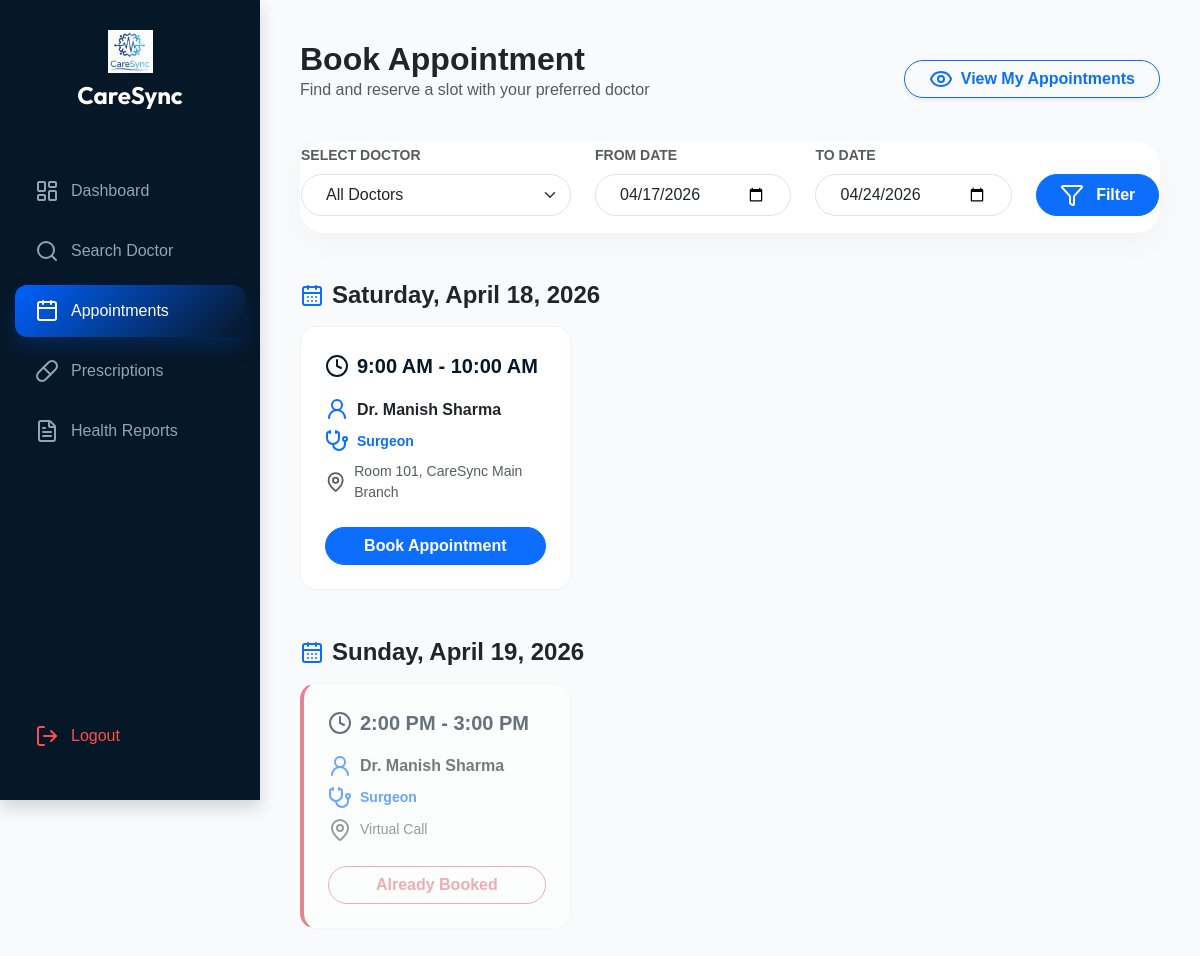
Page /appointment_scheduling/calendar_booking.php (signed in) on the committed database.
### tables this page shows
CREATE TABLE `time_slots` (
  `id` int(11) NOT NULL,
  `doctor_code` int(11) NOT NULL COMMENT 'References users.id where role=doctor',
  `start_time` datetime NOT NULL,
  `end_time` datetime NOT NULL,
  `status` varchar(20) DEFAULT 'available',
  `location` varchar(100) DEFAULT NULL,
  `capacity` int(11) DEFAULT 1,
  `booked_count` int(11) DEFAULT 0
);

### appointment_scheduling/calendar_booking.php (the view, shortened to what this page needs)
<?php
require_once '../dbconnect.php';
if (!function_exists('connectDB')) {
    function connectDB() {
        global $conn;
        return $conn;
    }
}
$conn = connectDB();
$user_id = $_SESSION['user_id'];
$today = date('Y-m-d');
$date_from = isset($_GET['date_from']) ? $_GET['date_from'] : $today;
$date_to = isset($_GET['date_to']) ? $_GET['date_to'] : date('Y-m-d', strtotime('+7 days'));
$query = "SELECT ts.*, d.full_name as doctor_name, d.specialization as specialty,
          (SELECT COUNT(*) FROM appointments WHERE slot_id = ts.id) as booked_count
          FROM time_slots ts
          JOIN users u ON ts.doctor_code = u.id /* Fixed the user's manual typo */
          JOIN doctors d ON u.doctor_code = d.doctor_code
          WHERE ts.status = 'available'
          AND ts.start_time BETWEEN ? AND ?
          AND ts.start_time > NOW() ";
$params = [$date_from . ' 00:00:00', $date_to . ' 23:59:59'];
$types = "ss";
$query .= "ORDER BY ts.start_time ASC";
$stmt = $conn->prepare($query);
$stmt->bind_param($types, ...$params);
$stmt->execute();
$result = $stmt->get_result();
$slots = [];
while ($row = $result->fetch_assoc()) {
    $date = date('Y-m-d', strtotime($row['start_time']));
    $slots[$date][] = $row;
}
$booked_query = "SELECT slot_id FROM appointments WHERE patient_code = ?";
$booked_stmt = $conn->prepare($booked_query);
$booked_stmt->bind_param("i", $user_id);
$booked_stmt->execute();
$booked_result = $booked_stmt->get_result();
$booked_slots = [];
while ($booked = $booked_result->fetch_assoc()) {
    $booked_slots[] = $booked['slot_id'];
}
?>
<!DOCTYPE html>
<html lang="en">
<head>
    <link rel="stylesheet" href="../Bootstrap/bootstrap.min.css">
    <link rel="stylesheet" href="../styles/patient_dashboard.css?v=<?php echo time(); ?>">
</head>
<body>
    <div class="sidebar shadow">
        <div class="text-center mb-5">
            <img src="../Assets/CareSyncLogo.png" width="45" alt="Logo">
            <h4 class="text-white fw-bold mt-2" style="font-family: 'Custom';">CareSync</h4>
        </div>
        <nav class="nav flex-column">
            <a class="nav-link" href="../Patient/patient_dashboard.php"><i data-lucide="layout-dashboard"></i> <span>Dashboard</span></a>
            <a class="nav-link" href="../Patient/search_doctor.php"><i data-lucide="search"></i> <span>Search Doctor</span></a>
            <a class="nav-link active" href="appointments.php"><i data-lucide="calendar"></i> <span>Appointments</span></a>
            <a class="nav-link" href="#"><i data-lucide="pill"></i> <span>Prescriptions</span></a>
            <a class="nav-link" href="#"><i data-lucide="file-text"></i> <span>Health Reports</span></a>
        </nav>
        <a href="../logout.php" class="nav-link logout-link mt-auto">
            <i data-lucide="log-out"></i> <span>Logout</span>
        </a>
    </div>
    <div class="main-content">
        <div class="d-flex justify-content-between align-items-center mb-4">
            <div>
                <h2 class="fw-bold mb-0">Book Appointment</h2>
                <p class="text-muted">Find and reserve a slot with your preferred doctor</p>
            </div>
            <div class="d-flex gap-2">
                 <a href="appointments.php" class="btn btn-outline-primary rounded-pill px-4 fw-bold shadow-sm d-flex align-items-center gap-2"><i data-lucide="eye" size="18"></i> View My Appointments</a>
            </div>
        </div>
        <div class="glass-card mb-5">
            <form method="GET" class="row border-0">
                <div class="col-md-4 mb-3">
                    <label for="doctor_code" class="form-label fw-bold text-muted small">SELECT DOCTOR</label>
                    <select name="doctor_code" id="doctor_code" class="form-select rounded-pill px-4 py-2">
                        <option value="">All Doctors</option>
                    </select>
                </div>
                <div class="col-md-3 mb-3">
                    <label for="date_from" class="form-label fw-bold text-muted small">FROM DATE</label>
                    <input type="date" name="date_from" id="date_from" class="form-control rounded-pill px-4 py-2" value="<?php echo $date_from; ?>" min="<?php echo $today; ?>">
                </div>
                <div class="col-md-3 mb-3">
                    <label for="date_to" class="form-label fw-bold text-muted small">TO DATE</label>
                    <input type="date" name="date_to" id="date_to" class="form-control rounded-pill px-4 py-2" value="<?php echo $date_to; ?>" min="<?php echo $today; ?>">
                </div>
                <div class="col-md-2 mb-3 d-flex align-items-end">
                    <button type="submit" class="btn btn-primary w-100 rounded-pill py-2 fw-bold"><i data-lucide="filter" size="18" class="me-2"></i> Filter</button>
                </div>
            </form>
        </div>
        <div>
            <?php if (empty($slots)): ?>
                <div class="text-center py-5 opacity-50">
                    <i data-lucide="calendar-x" size="64" class="mb-3 text-muted"></i>
                    <h4>No available slots found</h4>
                    <p>Try adjusting your search filters or check back later.</p>
                </div>
            <?php else: ?>
                <?php foreach ($slots as $date => $day_slots): ?>
                    <div class="mb-5">
                        <h4 class="fw-bold mb-3 d-flex align-items-center gap-2"><i data-lucide="calendar-days" class="text-primary"></i> <?php echo date('l, F j, Y', strtotime($date)); ?></h4>
                        <div class="row g-4">
                            <?php foreach ($day_slots as $slot): ?>
                                <?php
                                $is_booked = in_array($slot['id'], $booked_slots);
                                $is_full = isset($slot['capacity']) && $slot['booked_count'] >= $slot['capacity'];
                                $slot_time = strtotime($slot['start_time']);
                                $is_past = $slot_time < time();
                                ?>
                                <div class="col-md-4">
                                    <div class="slot-card <?php echo $is_booked ? 'booked' : ($is_past ? 'past' : ''); ?>">
                                        <div class="slot-time">
                                            <i data-lucide="clock" size="20"></i>
                                            <?php echo date('g:i A', strtotime($slot['start_time'])); ?> - <?php echo date('g:i A', strtotime($slot['end_time'])); ?>
                                        </div>
                                        <div class="slot-doctor fw-bold h6 text-dark mt-3">
                                            <i data-lucide="user-round" size="18" class="text-primary"></i> Dr. <?php echo htmlspecialchars($slot['doctor_name']); ?>
                                        </div>
                                        <div class="slot-specialty text-primary small fw-bold">
                                            <i data-lucide="stethoscope" size="16"></i> <?php echo htmlspecialchars($slot['specialty']); ?>
                                        </div>
                                        <div class="slot-location small text-muted">
                                            <i data-lucide="map-pin" size="16"></i> <?php echo htmlspecialchars($slot['location']); ?>
                                        </div>
                                        <div class="mt-4">
                                        <?php if ($is_booked): ?>
                                            <button class="btn btn-outline-danger w-100 rounded-pill fw-bold" disabled>Already Booked</button>
                                        <?php elseif ($is_full): ?>
                                            <button class="btn btn-secondary w-100 rounded-pill fw-bold" disabled>Fully Booked</button>
                                        <?php elseif ($is_past): ?>
                                            <button class="btn btn-light w-100 rounded-pill fw-bold text-muted" disabled>Past Date</button>
                                        <?php else: ?>
                                            <button class="btn btn-primary w-100 rounded-pill fw-bold" onclick="openBookingModal(<?php echo $slot['id']; ?>, '<?php echo htmlspecialchars($slot['doctor_name']); ?>', '<?php echo date('l, F j, Y g:i A', strtotime($slot['start_time'])); ?>')">Book Appointment</button>
                                        <?php endif; ?>
                                        </div>
                                    </div>
                                </div>
                            <?php endforeach; ?>
                        </div>
                    </div>
                <?php endforeach; ?>
            <?php endif; ?>
        </div>
    </div>
</body>
</html>

### styles/patient_dashboard.css (style rules this page uses)
:root { --primary-blue: #0061ff; --navy-dark: #061727; --sidebar-w: 260px; --blue-gradient: linear-gradient(135deg, var(--primary-blue) 0%, var(--navy-dark) 100%); --glass-bg: rgba(255, 255, 255, 0.9); }
body { background: #f8fafc; margin: 0; font-family: 'Plus Jakarta Sans', sans-serif; display: flex; min-height: 100vh; }
.sidebar { width: var(--sidebar-w); background: var(--navy-dark); height: 100vh; position: fixed; top: 0; left: 0; padding: 30px 15px; display: flex; flex-direction: column; z-index: 1000; }
.sidebar .nav-link { color: #94a3b8; padding: 14px 20px; border-radius: 12px; margin-bottom: 8px; display: flex; align-items: center; gap: 12px; text-decoration: none; transition: 0.3s ease; }
.sidebar .nav-link:hover, .sidebar .nav-link.active { background: rgba(255, 255, 255, 0.1); color: white; }
.sidebar .nav-link.active { background: var(--blue-gradient); box-shadow: 0 10px 20px rgba(0, 97, 255, 0.2); }
.main-content { flex: 1; margin-left: var(--sidebar-w); padding: 40px; width: calc(100% - var(--sidebar-w)); background: #f8fafc; }
.glass-card { background: var(--glass-bg); backdrop-filter: blur(15px); border: 1px solid rgba(255, 255, 255, 0.4); border-radius: 24px; box-shadow: 0 10px 30px rgba(0,0,0,0.03); }
.logout-link { margin-top: auto; margin-bottom: 20px; color: #ff4d4d !important; }

### appointment_scheduling/calendar_booking.php (style rules this page uses)
.slot-card { background: white; border-radius: 16px; padding: 1.5rem; transition: 0.3s; border: 1px solid rgba(0,0,0,0.05); height: 100%; }
.slot-card.booked { opacity: 0.6; border-left: 4px solid #dc3545; }
.slot-time { font-size: 1.25rem; font-weight: bold; color: #061727; margin-bottom: 0.5rem; display: flex; align-items: center; gap: 8px; }
.slot-doctor, .slot-specialty, .slot-location { color: #64748b; margin-bottom: 0.5rem; display: flex; align-items: center; gap: 8px; }

### rows in the picture
time_slots: start_time "9:00 AM", end_time "10:00 AM", doctor_name "Manish Sharma", specialty "Surgeon", location "Room 101, CareSync Main Branch"
time_slots: start_time "Sunday, April 19, 2026", start_time "2:00 PM", end_time "3:00 PM", doctor_name "Manish Sharma", specialty "Surgeon", location "Virtual Call", shows "Already Booked"

### other values in the picture
date('l, F j, Y', strtotime($date)) "Saturday, April 18, 2026"
